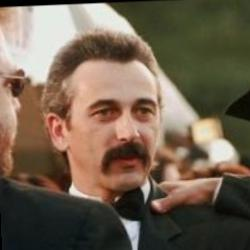
#> input picture Task-1/Data Sets/lfw-deepfunneled/Aaron_Tippin/Aaron_Tippin_0001.jpg, 250 x 250 px, found by its file name; its folder holds only this picture in this run
$ jupyter execute --allow-errors Task_Session_1.ipynb   (shell and % lines are left out)
#> lines starting #> are read from the running program, lines starting #| are printed output that depends on the picture
<a href="https://colab.research.google.com/github/saranshikens/Epoch-Tasks/blob/main/Task_Session_1.ipynb" target="_parent"></a>

**$\Huge \text{TASK SESSION-1}$**
<br>
●	Support Vector Machines (SVMs)
●	Singular Value Decomposition (SVD)
●	Dimensionality reduction techniques (PCA, TSNE and more)
●	Random Forests (including bagging and boosting)
<br>
$\large \text{By - Saransh}$

---

**$\huge \text{STEP-1: DATA PROCESSING AND INITIAL INSIGHTS}$**

**$\LARGE \text{Loading the Datasets}$**
I will be using Kaggle's API machinery to load the datasets.

[cell 1]
# Setting up Kaggle

[cell 2]
import numpy as np
import pandas as pd
import os
from PIL import Image

---

**$\LARGE \text{Reading the labelled data}$**

#> (a cell that did not finish here is left out)

The way the pixels have been stored is problematic.
Each image has been reshaped to a vector, with all pixels stored in a single string.
For our purpose, each pixel has to be a separate feature, i.e. we need to store
each pixel as an individual feature and as an integer, not a string.

**$\LARGE \text{Processing the Labelled Data}$**

#> (a cell that did not finish here is left out)

---

To gain more insights about the distribution of the emotions, we count the frequency of each emotion.

#> (a cell that did not finish here is left out)

Above table reveals a problem with the dataset.
It is very imbalanced, with emotion '6' having more than 60% of the entries.
This will give an unfair weightage to emotion '6' when we try to fit a model to
this data, and try to access its accuracy and other metrics.
Basically, if our model works only for emotion '6', even then its accuracy will be higher than it realistically should be.

We can take care of this using two approaches:

**$\Large \text{Approach-1: Dropping Emotion'6'}$**
We can ignore the entries that are causing trouble.

**$\Large \text{Approach-2: Randomly selecting entries for emotion '6'}$**
Ignoring emotion '6', each emotion has on an average 47 entries.
We may randomly select 47 entries for emotion '6', fit our model, repeat the process a certain number of times, and average out the results.

---

**$\LARGE \text{Reading and Processing the Unlabelled data}$**


Images have been stored in the "lfw-deepfunneled" folder as follows:
"**lfw-deepfunneled**" -> "**lfw-deepfunneled**" -> **Person's Name (Format: {FirstName}_{Surname} )** -> **image.jpg**
We loop through the folders/directories, searching for .jpg images.
When we encounter an image, we apply the these transformations:

1.   Convert the image to grayscale.
2.   We want all our images (labelled and unlabelled both) to have the same size.
 Since images in labelled data are 48 $\times$ 48, we resize these encountered images to the same.
3.   Currently, the image is a 48 $\times$ 48 matrix. To store the images in a single 2-D dataframe, we reshape the 48 $\times$ 48 matrix into a 1 $\times$ 2304 vector.

[cell 6]
lfw_dir = "/content/lfw-deepfunneled/lfw-deepfunneled"

image_vectors = [] # we will store each image here, and later use it to make a pandas dataframe for the unlabelled data

for person_name in os.listdir(lfw_dir): # os.listdir(lfw_dir) returns a list of all files and folders in lfw_dir
    person_dir = os.path.join(lfw_dir, person_name) # we obtain the path of each folder by joining its name with lfw_dir
    if os.path.isdir(person_dir):
        for image_filename in os.listdir(person_dir):
            image_path = os.path.join(person_dir, image_filename)

            # Open the image
            img = Image.open(image_path)
#> img is the input picture: PIL image 250x250 RGB; mean R, G, B 113.7, 97.7, 80.4

            # Convert to grayscale
            img_gray = img.convert('L')
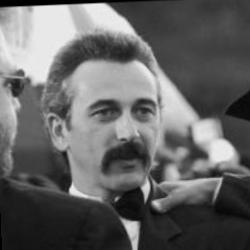
#> img_gray: PIL image 250x250 L; min 0, max 242, mean 100.5

            # Resize to 48x48
            img_resized = img_gray.resize((48, 48))
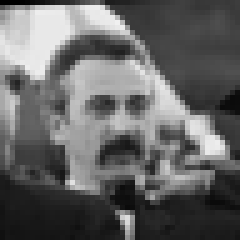
#> img_resized: PIL image 48x48 L (shown 5 times larger); min 0, max 240, mean 100.6

            # Convert to numpy array and flatten into a 1x2304 vector
            img_array = np.array(img_resized)
            img_vector = img_array.flatten().tolist()
#> img_vector = 2304 values, max 240 at index 215, min 0 at index 0, mean 100.6

            image_vectors.append(img_vector)
#> pass 2 of the loop `for person_name in os.listdir(lfw_dir):`:
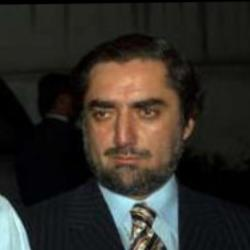
#> input picture Task-1/Data Sets/lfw-deepfunneled/Abdullah/Abdullah_0003.jpg, 250 x 250 px, found by its file name
#> img is the input picture: PIL image 250x250 RGB; mean R, G, B 48.7, 44.8, 39.1
#> `img_gray = img.convert('L')`:
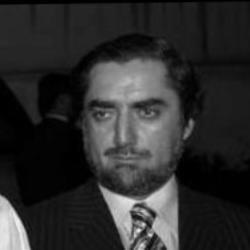
#> img_gray: PIL image 250x250 L; min 0, max 239, mean 45.3
#> `img_resized = img_gray.resize((48, 48))`:
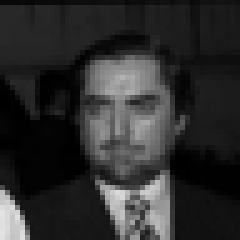
#> img_resized: PIL image 48x48 L (shown 5 times larger); min 0, max 226, mean 45.3
#> img_vector = 2304 values, max 226 at index 2016, min 0 at index 730, mean 45.31
#> pass 3 of the loop `for person_name in os.listdir(lfw_dir):`:
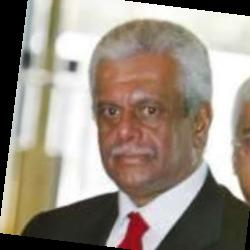
#> input picture Task-1/Data Sets/lfw-deepfunneled/Abdullah_al-Attiyah/Abdullah_al-Attiyah_0001.jpg, 250 x 250 px, found by its file name
#> img is the input picture: PIL image 250x250 RGB; mean R, G, B 153.2, 142, 130.3
#> `img_gray = img.convert('L')`:
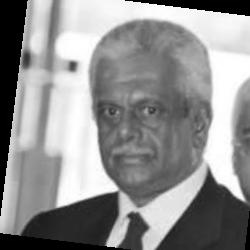
#> img_gray: PIL image 250x250 L; min 0, max 255, mean 144
#> `img_resized = img_gray.resize((48, 48))`:
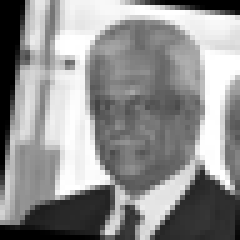
#> img_resized: PIL image 48x48 L (shown 5 times larger); min 0, max 255, mean 144.2
#> img_vector = 2304 values, max 255 at index 75, min 0 at index 0, mean 144.2
#> the loop made 4 passes; the first 3 are shown


large_data = pd.DataFrame(image_vectors)
large_data.head()

---

**$\LARGE \text{Singular Value Decomposition on Large Data}$**

Both of our data has 2304 features. Using all of them will be computationally
expensive. Instead we can try to use the most significant features only.

[cell 7]
import seaborn as sns
import matplotlib.pyplot as plt

X = large_data - large_data.mean()
U, S, VT = np.linalg.svd(X, full_matrices=False)

# S is a diagonal matrix. The diagonal elements in S give us the proportion in
# which each component explains the variance of the original data. For convenience
# and interpretability we transform the proportions into ratios.
S = (S/np.sum(S))*100

S_df = pd.DataFrame({
    'Component': [f'S{i+1}' for i in range(len(S))],
    'Percent Explained Variance': np.round(S, 2)
})

**$\LARGE \text{Plotting } S_{df}$**

We will find out the distribution of the variance explained by each component in S_df.
This will help us in deducing which "features" are the most important in describing the images in large_data.
From here, we can reduce the dimensionality from 2304 to a significantly smaller number.

[cell 8]
sns.lineplot(data=S_df, x='Component', y='Percent Explained Variance')
plt.title("Percentage of Variance explained by each Component")
plt.xticks(ticks=range(0, 2304, 250))
plt.ylabel("Explained Variance (in %)")
plt.show()
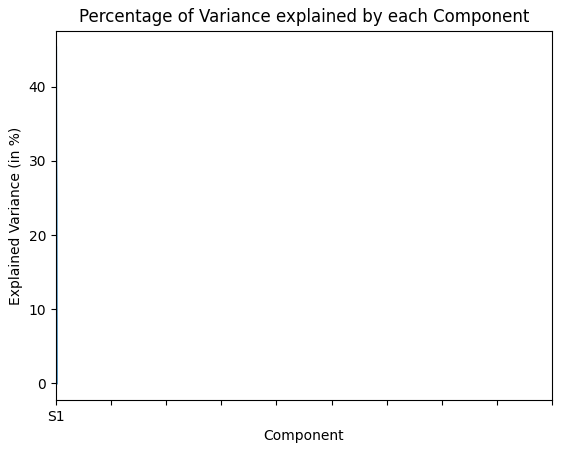
#> figure drawn by matplotlib, 1 panel
